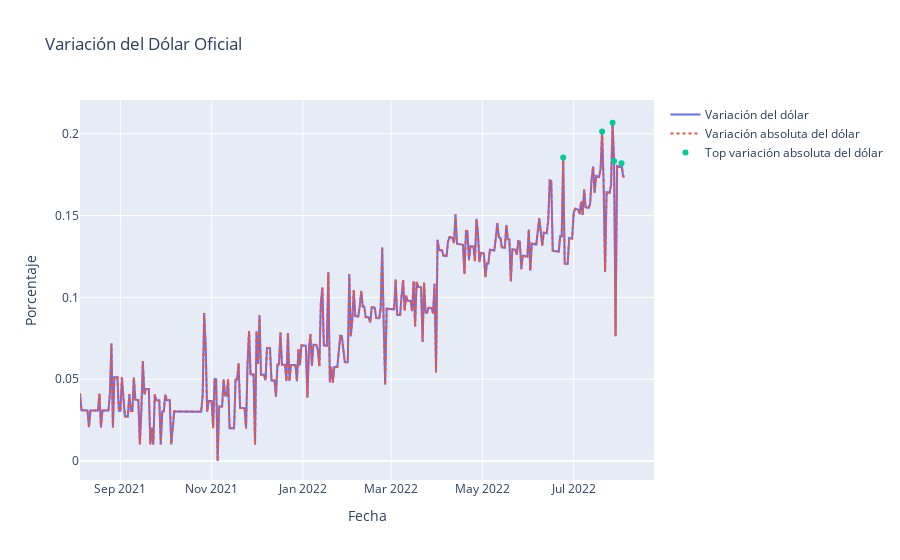

The code cell stored with this chart in its notebook:
### Markdown cell above
**Dólar oficial**

### Code cell
fig = go.Figure()
fig.add_trace(go.Scatter(x = table_365['fecha'], y = table_365['do_var'], mode='lines', name='Variación del dólar'))
fig.add_trace(go.Scatter(x = table_365['fecha'], y = table_365['do_var_abs'], mode='lines', name='Variación absoluta del dólar',  line=dict(dash='dot')))
fig.add_trace(go.Scatter(x = top_5_var_do['fecha'], y = top_5_var_do['do_var_abs'], mode='markers', name='Top variación absoluta del dólar'))
fig.update_layout(
    title='Variación del Dólar Oficial',
    xaxis_title = 'Fecha',
    yaxis_title = 'Porcentaje')

### Figure 1 — Plotly figure (JSON) as saved in the notebook; plotly's stock layout.template omitted (floating-point values rounded to 4 significant figures; data arrays with more than 128 entries replaced by an {"elided": "..."} marker saying what was removed)
{"data": [{"mode": "lines", "name": "Variación del dólar", "type": "scatter", "x": {"elided": "365 str values"}, "y": {"elided": "365 float values"}}, {"line": {"dash": "dot"}, "mode": "lines", "name": "Variación absoluta del dólar", "type": "scatter", "x": {"elided": "365 str values"}, "y": {"elided": "365 float values"}}, {"mode": "markers", "name": "Top variación absoluta del dólar", "type": "scatter", "x": ["2022-07-27T00:00:00", "2022-07-20T00:00:00", "2022-06-24T00:00:00", "2022-07-28T00:00:00", "2022-08-02T00:00:00"], "y": [0.2067, 0.2013, 0.1854, 0.1834, 0.1819]}], "layout": {"title": {"text": "Variación del Dólar Oficial"}, "xaxis": {"title": {"text": "Fecha"}}, "yaxis": {"title": {"text": "Porcentaje"}}}}
